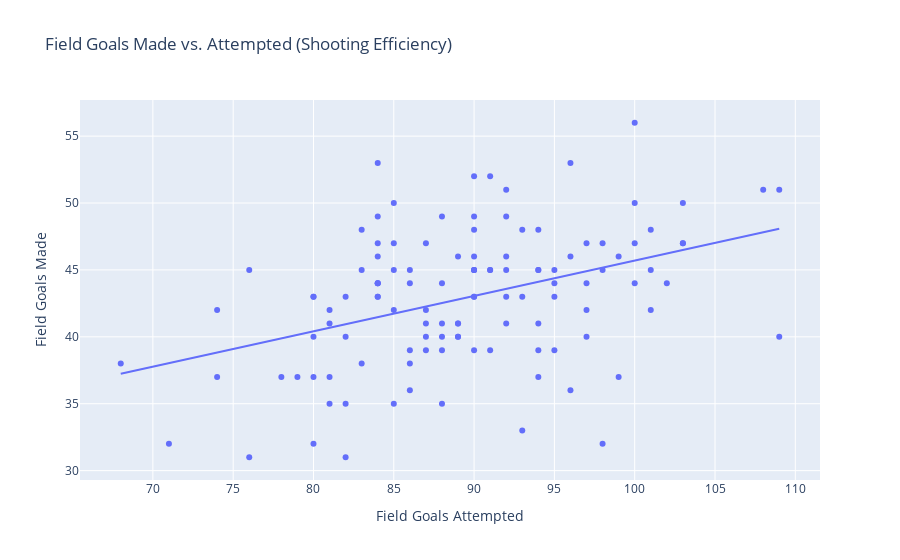

The code cell stored with this chart in its notebook:
### Code cell
# Scatter plot for shooting efficiency
fig = px.scatter(hawks_data_sorted, x='FGA', y='FG', trendline='ols', 
                 title='Field Goals Made vs. Attempted (Shooting Efficiency)',
                 labels={'FG': 'Field Goals Made', 'FGA': 'Field Goals Attempted'})

fig.update_layout(xaxis_title='Field Goals Attempted', yaxis_title='Field Goals Made', showlegend=False)
fig.show()

### Figure 1 — Plotly figure (JSON) as saved in the notebook; plotly's stock layout.template omitted (floating-point values rounded to 4 significant figures)
{"data": [{"hovertemplate": "Field Goals Attempted=%{x}<br>Field Goals Made=%{y}<extra></extra>", "legendgroup": "", "marker": {"color": "#636efa", "symbol": "circle"}, "mode": "markers", "name": "", "orientation": "v", "showlegend": false, "type": "scatter", "x": [82, 85, 87, 96, 99, 79, 100, 80, 94, 78, 90, 98, 74, 90, 90, 81, 85, 84, 71, 87, 81, 88, 101, 84, 86, 92, 94, 80, 88, 74, 84, 84, 96, 86, 94, 90, 94, 90, 83, 82, 97, 85, 81, 82, 87, 93, 76, 93, 94, 85, 88, 80, 89, 82, 80, 86, 86, 68, 90, 89, 84, 81, 84, 90, 103, 80, 83, 84, 90, 84, 109, 91, 87, 89, 91, 86, 92, 90, 89, 95, 103, 99, 109, 88, 101, 92, 92, 88, 88, 102, 98, 94, 91, 92, 97, 101, 87, 76, 100, 83, 95, 95, 103, 97, 85, 90, 93, 91, 100, 97, 100, 95, 96, 98, 89, 108, 84, 92], "xaxis": "x", "y": [40, 35, 40, 36, 37, 37, 44, 37, 45, 37, 45, 32, 42, 39, 43, 42, 45, 43, 32, 47, 35, 44, 45, 47, 39, 45, 39, 43, 40, 37, 44, 53, 46, 44, 41, 49, 45, 46, 38, 35, 47, 47, 41, 43, 42, 33, 31, 48, 37, 42, 41, 32, 40, 31, 40, 38, 45, 38, 48, 41, 49, 37, 44, 52, 47, 43, 48, 44, 43, 46, 40, 45, 41, 46, 45, 36, 43, 45, 40, 39, 47, 46, 51, 39, 42, 46, 41, 35, 49, 44, 47, 48, 39, 49, 42, 48, 39, 45, 56, 45, 45, 43, 50, 40, 50, 45, 43, 52, 50, 44, 47, 44, 53, 45, 41, 51, 43, 51], "yaxis": "y"}, {"hovertemplate": "<b>OLS trendline</b><br>FG = 0.264163 * FGA + 19.2851<br>R<sup>2</sup>=0.164969<br><br>Field Goals Attempted=%{x}<br>Field Goals Made=%{y} <b>(trend)</b><extra></extra>", "legendgroup": "", "marker": {"color": "#636efa", "symbol": "circle"}, "mode": "lines", "name": "", "showlegend": false, "type": "scatter", "x": [68, 71, 74, 74, 76, 76, 78, 79, 80, 80, 80, 80, 80, 81, 81, 81, 81, 82, 82, 82, 82, 83, 83, 83, 84, 84, 84, 84, 84, 84, 84, 84, 84, 85, 85, 85, 85, 85, 86, 86, 86, 86, 86, 87, 87, 87, 87, 87, 88, 88, 88, 88, 88, 88, 89, 89, 89, 89, 89, 90, 90, 90, 90, 90, 90, 90, 90, 90, 90, 91, 91, 91, 91, 92, 92, 92, 92, 92, 92, 93, 93, 93, 94, 94, 94, 94, 94, 94, 95, 95, 95, 95, 96, 96, 96, 97, 97, 97, 97, 98, 98, 98, 99, 99, 100, 100, 100, 100, 101, 101, 101, 102, 103, 103, 103, 108, 109, 109], "xaxis": "x", "y": [37.25, 38.04, 38.83, 38.83, 39.36, 39.36, 39.89, 40.15, 40.42, 40.42, 40.42, 40.42, 40.42, 40.68, 40.68, 40.68, 40.68, 40.95, 40.95, 40.95, 40.95, 41.21, 41.21, 41.21, 41.47, 41.47, 41.47, 41.47, 41.47, 41.47, 41.47, 41.47, 41.47, 41.74, 41.74, 41.74, 41.74, 41.74, 42.0, 42.0, 42.0, 42.0, 42.0, 42.27, 42.27, 42.27, 42.27, 42.27, 42.53, 42.53, 42.53, 42.53, 42.53, 42.53, 42.8, 42.8, 42.8, 42.8, 42.8, 43.06, 43.06, 43.06, 43.06, 43.06, 43.06, 43.06, 43.06, 43.06, 43.06, 43.32, 43.32, 43.32, 43.32, 43.59, 43.59, 43.59, 43.59, 43.59, 43.59, 43.85, 43.85, 43.85, 44.12, 44.12, 44.12, 44.12, 44.12, 44.12, 44.38, 44.38, 44.38, 44.38, 44.64, 44.64, 44.64, 44.91, 44.91, 44.91, 44.91, 45.17, 45.17, 45.17, 45.44, 45.44, 45.7, 45.7, 45.7, 45.7, 45.97, 45.97, 45.97, 46.23, 46.49, 46.49, 46.49, 47.81, 48.08, 48.08], "yaxis": "y"}], "layout": {"legend": {"tracegroupgap": 0}, "showlegend": false, "title": {"text": "Field Goals Made vs. Attempted (Shooting Efficiency)"}, "xaxis": {"anchor": "y", "domain": [0, 1], "title": {"text": "Field Goals Attempted"}}, "yaxis": {"anchor": "x", "domain": [0, 1], "title": {"text": "Field Goals Made"}}}}
